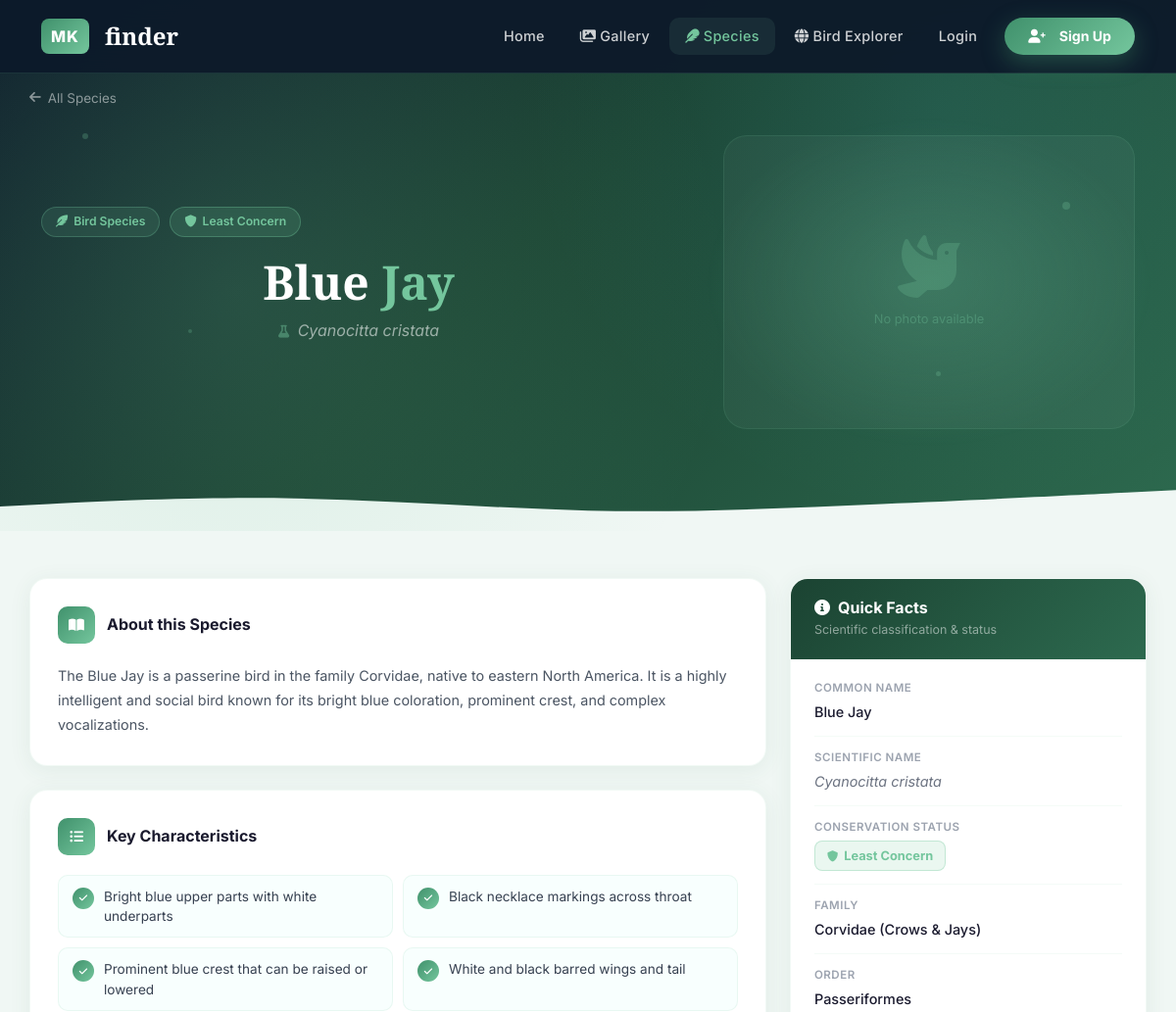
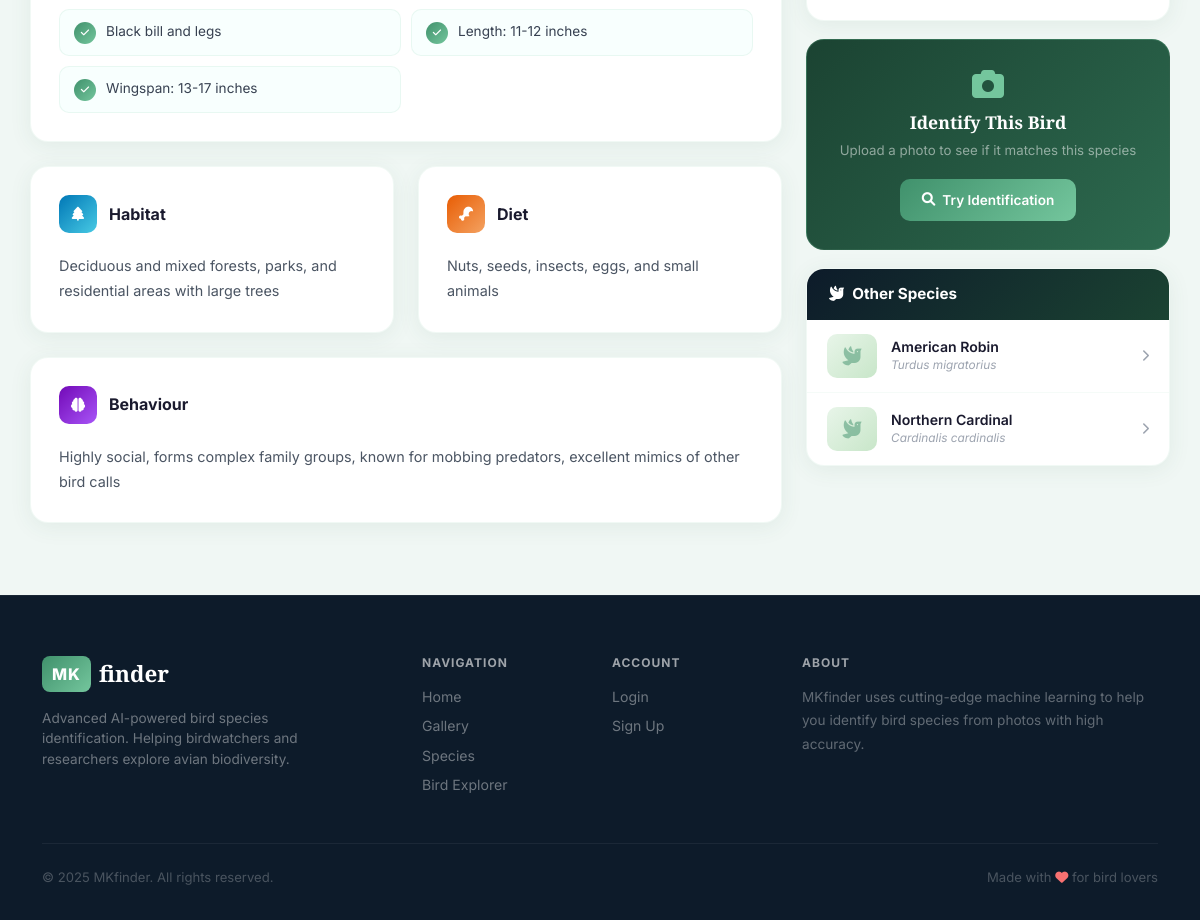
The app's page /species.php?species=Blue+Jay with its own data (2 pictures, top to bottom).
### tables this page shows
CREATE TABLE `species` (
    `id`                   INT           NOT NULL AUTO_INCREMENT,
    `name`                 VARCHAR(255)  NOT NULL,
    `scientific_name`      VARCHAR(255)  DEFAULT NULL,
    `description`          TEXT,
    `characteristics`      JSON,
    `habitat`              TEXT,
    `diet`                 TEXT,
    `behavior`             TEXT,
    `conservation_status`  VARCHAR(100)  DEFAULT 'Least Concern',
    `image_path`           VARCHAR(500)  DEFAULT NULL,
    `status`               VARCHAR(20)   NOT NULL DEFAULT 'approved',
    `created_at`           TIMESTAMP     NOT NULL DEFAULT CURRENT_TIMESTAMP,
    `updated_at`           TIMESTAMP     NOT NULL DEFAULT CURRENT_TIMESTAMP ON UPDATE CURRENT_TIMESTAMP,

    PRIMARY KEY (`id`),
    UNIQUE KEY `uq_species_name` (`name`),
    INDEX `idx_species_name`     (`name`),
    INDEX `idx_status`           (`status`)
);

### species.php (the view, shortened to what the rows shown need)
<?php
require_once 'config.php';
require_once 'database.php';
$speciesName = isset($_GET['species']) ? sanitizeInput($_GET['species']) : '';
$speciesInfo = null;
if (!empty($speciesName)) {
    $speciesInfo = getSpeciesInfoFromDB($speciesName);
}
$allSpecies = getAllSpeciesFromDB();
function conservationColor($status) {
    $map = [
        'Least Concern'         => ['#74c69d', 'rgba(116,198,157,.15)'],
        'Near Threatened'       => ['#facc15', 'rgba(250,204,21,.15)'],
        'Vulnerable'            => ['#fb923c', 'rgba(251,146,60,.15)'],
        'Endangered'            => ['#f87171', 'rgba(248,113,113,.15)'],
        'Critically Endangered' => ['#dc2626', 'rgba(220,38,38,.15)'],
    ];
    return $map[$status] ?? ['#9ca3af', 'rgba(156,163,175,.15)'];
}
$imageMap = [];
$families = [
    'American Robin'    => 'Turdidae (Thrushes)',
    'Blue Jay'          => 'Corvidae (Crows & Jays)',
    'Northern Cardinal' => 'Cardinalidae (Cardinals)',
];
?>
<!DOCTYPE html>
<html lang="en">
<head>
    <link href="https://cdn.jsdelivr.net/npm/bootstrap@5.3.0/dist/css/bootstrap.min.css" rel="stylesheet">
    <link href="https://cdnjs.cloudflare.com/ajax/libs/font-awesome/6.0.0/css/all.min.css" rel="stylesheet">
    <link href="styles.css" rel="stylesheet">
</head>
<body>
<?php if ($speciesInfo):
    $imgFile = $imageMap[$speciesInfo['name']] ?? '';
    $hasImg  = !empty($imgFile) && file_exists($imgFile);
    [$iucnColor, $iucnBg] = conservationColor($speciesInfo['conservation_status'] ?? 'Least Concern');
?>
<section class="page-hero detail-hero">
    <div class="hero-dots">
        <div class="hdot"></div><div class="hdot"></div>
        <div class="hdot"></div><div class="hdot"></div>
    </div>
    <div class="container" style="position:relative; z-index:2;">
        <a href="species.php" class="back-link">
            <i class="fas fa-arrow-left"></i> All Species
        </a>
        <div class="hero-inner">
            <div class="hero-text">
                <div class="sp-tags">
                    <span class="sp-tag"><i class="fas fa-feather-alt"></i>Bird Species</span>
                    <span class="sp-tag" style="background:<?php echo $iucnBg;?>;border-color:<?php echo $iucnColor;?>55;color:<?php echo $iucnColor;?>;">
                        <i class="fas fa-shield-alt"></i>
                        <?php echo htmlspecialchars($speciesInfo['conservation_status'] ?? 'Least Concern'); ?>
                    </span>
                </div>
                <h1 class="sp-hero-name">
                    <?php
                    $parts = explode(' ', $speciesInfo['name'], 2);
                    echo htmlspecialchars($parts[0]);
                    if (!empty($parts[1])) echo ' <em>'.htmlspecialchars($parts[1]).'</em>';
                    ?>
                </h1>
                <p class="sp-hero-sci">
                    <i class="fas fa-flask me-1" style="color:rgba(116,198,157,.45);font-size:.8rem;"></i>
                    <?php echo htmlspecialchars($speciesInfo['scientific_name']); ?>
                </p>
            </div>
            <div class="hero-img">
                <?php if ($hasImg): ?>
                    <div class="hero-img-card">
                        <img src="<?php echo htmlspecialchars($imgFile); ?>"
                             alt="<?php echo htmlspecialchars($speciesInfo['name']); ?>">
                        <div class="card-overlay">
                            <span class="card-overlay-species">
                                <i class="fas fa-feather-alt me-1"></i>
                                <?php echo htmlspecialchars($speciesInfo['name']); ?>
                            </span>
                            <span class="card-overlay-conf">
                                <i class="fas fa-check-circle"></i> Verified
                            </span>
                        </div>
                    </div>
                <?php else: ?>
                    <div class="img-placeholder">
                        <i class="fas fa-dove"></i>
                        <span>No photo available</span>
                    </div>
                <?php endif; ?>
            </div>
        </div>
    </div>
    <svg class="hero-wave" xmlns="http://www.w3.org/2000/svg" viewBox="0 0 1440 60">
        <path fill="#f0f7f4" d="M0,30L60,27C120,24,240,18,360,20C480,22,600,32,720,35C840,38,960,32,1080,27C1200,22,1320,16,1380,13L1440,10L1440,60L0,60Z"/>
    </svg>
</section>
<div class="container detail-body">
    <div class="row g-4 align-items-start">
        <div class="col-lg-8 d-flex flex-column gap-4">
            <div class="info-card">
                <div class="card-head">
                    <div class="head-icon"><i class="fas fa-book-open"></i></div>
                    <h3>About this Species</h3>
                </div>
                <p><?php echo htmlspecialchars($speciesInfo['description']); ?></p>
            </div>
            <?php if (!empty($speciesInfo['characteristics'])): ?>
            <div class="info-card">
                <div class="card-head">
                    <div class="head-icon"><i class="fas fa-list-ul"></i></div>
                    <h3>Key Characteristics</h3>
                </div>
                <div class="char-grid">
                    <?php foreach ($speciesInfo['characteristics'] as $c): ?>
                    <div class="char-item">
                        <div class="ci-dot"><i class="fas fa-check"></i></div>
                        <span><?php echo htmlspecialchars($c); ?></span>
                    </div>
                    <?php endforeach; ?>
                </div>
            </div>
            <?php endif; ?>
            <?php if (!empty($speciesInfo['habitat']) || !empty($speciesInfo['diet'])): ?>
            <div class="row g-4">
                <?php if (!empty($speciesInfo['habitat'])): ?>
                <div class="col-md-6">
                    <div class="info-card">
                        <div class="card-head">
                            <div class="head-icon" style="background:linear-gradient(135deg,#0077b6,#48cae4);">
                                <i class="fas fa-tree"></i>
                            </div>
                            <h3>Habitat</h3>
                        </div>
                        <p><?php echo htmlspecialchars($speciesInfo['habitat']); ?></p>
                    </div>
                </div>
                <?php endif; ?>
                <?php if (!empty($speciesInfo['diet'])): ?>
                <div class="col-md-6">
                    <div class="info-card">
                        <div class="card-head">
                            <div class="head-icon" style="background:linear-gradient(135deg,#e85d04,#f4a261);">
                                <i class="fas fa-drumstick-bite"></i>
                            </div>
                            <h3>Diet</h3>
                        </div>
                        <p><?php echo htmlspecialchars($speciesInfo['diet']); ?></p>
                    </div>
                </div>
                <?php endif; ?>
            </div>
            <?php endif; ?>
            <?php if (!empty($speciesInfo['behavior'])): ?>
            <div class="info-card">
                <div class="card-head">
                    <div class="head-icon" style="background:linear-gradient(135deg,#7209b7,#a855f7);">
                        <i class="fas fa-brain"></i>
                    </div>
                    <h3>Behaviour</h3>
                </div>
                <p><?php echo htmlspecialchars($speciesInfo['behavior']); ?></p>
            </div>
            <?php endif; ?>
        </div>
        <div class="col-lg-4">
            <div class="sidebar">
                <div class="facts-card">
                    <div class="facts-header">
                        <h3><i class="fas fa-info-circle me-2"></i>Quick Facts</h3>
                        <p>Scientific classification &amp; status</p>
                    </div>
                    <div class="facts-body">
                        <div class="fact-row">
                            <div class="fact-lbl">Common Name</div>
                            <div class="fact-val"><?php echo htmlspecialchars($speciesInfo['name']); ?></div>
                        </div>
                        <div class="fact-row">
                            <div class="fact-lbl">Scientific Name</div>
                            <div class="fact-val"><em><?php echo htmlspecialchars($speciesInfo['scientific_name']); ?></em></div>
                        </div>
                        <?php if (!empty($speciesInfo['conservation_status'])): ?>
                        <div class="fact-row">
                            <div class="fact-lbl">Conservation Status</div>
                            <div class="fact-val">
                                <span class="iucn-pill"
                                      style="background:<?php echo $iucnBg;?>;color:<?php echo $iucnColor;?>;border-color:<?php echo $iucnColor;?>55;">
                                    <i class="fas fa-shield-alt" style="font-size:.7rem;"></i>
                                    <?php echo htmlspecialchars($speciesInfo['conservation_status']); ?>
                                </span>
                            </div>
                        </div>
                        <?php endif; ?>
                        <div class="fact-row">
                            <div class="fact-lbl">Family</div>
                            <div class="fact-val"><?php echo htmlspecialchars($families[$speciesInfo['name']] ?? '—'); ?></div>
                        </div>
                        <div class="fact-row">
                            <div class="fact-lbl">Order</div>
                            <div class="fact-val">Passeriformes</div>
                        </div>
                    </div>
                </div>
                <div class="identify-cta">
                    <i class="fas fa-camera cta-icon"></i>
                    <h4>Identify This Bird</h4>
                    <p>Upload a photo to see if it matches this species</p>
                    <a href="index.html#upload-section" class="btn-cta">
                        <i class="fas fa-search"></i>Try Identification
                    </a>
                </div>
                <?php
                $others = array_filter($allSpecies ?? [], fn($s) => $s['name'] !== $speciesInfo['name']);
                if (!empty($others)):
                ?>
                <div class="other-card">
                    <div class="other-header">
                        <h3><i class="fas fa-dove me-2"></i>Other Species</h3>
                    </div>
                    <?php foreach ($others as $oth):
                        $oImg = $imageMap[$oth['name']] ?? '';
                        $oHas = !empty($oImg) && file_exists($oImg);
                    ?>
                    <a href="species.php?species=<?php echo urlencode($oth['name']); ?>" class="other-item">
                        <div class="other-thumb">
                            <?php if ($oHas): ?>
                                <img src="<?php echo htmlspecialchars($oImg); ?>" alt="<?php echo htmlspecialchars($oth['name']); ?>">
                            <?php else: ?>
                                <i class="fas fa-dove"></i>
                            <?php endif; ?>
                        </div>
                        <div style="flex:1;min-width:0;">
                            <div class="other-name"><?php echo htmlspecialchars($oth['name']); ?></div>
                            <div class="other-sci"><?php echo htmlspecialchars($oth['scientific_name']); ?></div>
                        </div>
                        <i class="fas fa-chevron-right" style="font-size:.75rem;color:#9ca3af;flex-shrink:0;"></i>
                    </a>
                    <?php endforeach; ?>
                </div>
                <?php endif; ?>
            </div>
        </div>
    </div>
</div>
<?php endif; ?>
</body>
</html>

### records on screen
species: conservation_status "Least Concern", name "Blue", name "Jay", scientific_name "Cyanocitta cristata", description "The Blue Jay is a passerine bird in the family Corvidae, native to eastern North America. It is a highly intelligent and social bird known for its bright blue coloration, prominent crest, and complex vocalizations.", habitat "Deciduous and mixed forests, parks, and residential areas with large trees", diet "Nuts, seeds, insects, eggs, and small animals", behavior "Highly social, forms complex family groups, known for mobbing predators, excellent mimics of other bird calls", name "Blue Jay", name "Corvidae (Crows & Jays)"
species: name "American Robin", scientific_name "Turdus migratorius"
species: name "Northern Cardinal", scientific_name "Cardinalis cardinalis"

### other values on screen
$c "Bright blue upper parts with white underparts"
$c "Black necklace markings across throat"
$c "Prominent blue crest that can be raised or lowered"
$c "White and black barred wings and tail"
$c "Black bill and legs"
$c "Length: 11-12 inches"
$c "Wingspan: 13-17 inches"
